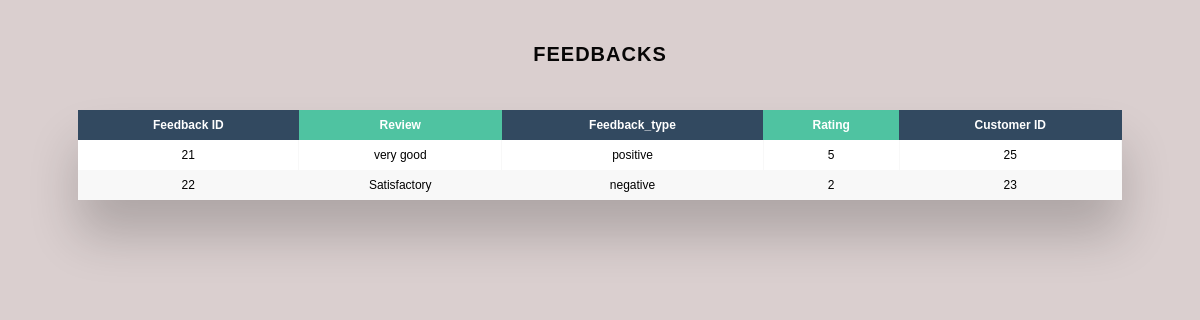
Page /EasyBill/fb.php on the committed database.
### tables this page shows
CREATE TABLE `feedback` (
  `Fid` int(255) NOT NULL,
  `Review` text NOT NULL,
  `Feedback_type` varchar(255) NOT NULL,
  `Rating` int(255) NOT NULL,
  `Cust_id` int(255) NOT NULL
);

### EasyBill/fb.php (the view, shortened to what this page needs)
<!DOCTYPE html>
<html lang="en">
<head>
    <link rel="stylesheet" href="fbcss.css">
</head>
<body>
<h1 class="hello">Feedbacks</h1>
<div class="table-wrapper">
    <table class="fl-table">
        <thead>
        <tr>
            <th>Feedback ID</th>
            <th>Review</th>
            <th>Feedback_type</th>
            <th>Rating</th>
            <th>Customer ID</th>
        </tr>
        </thead>
        <tbody>
        <?php
      include 'connection1.php';
      $selectquery = " SELECT * FROM feedback ";
      $query = mysqli_query($con,$selectquery);
       while($res = mysqli_fetch_array($query)){
           ?>
        <tr>
            <td><?php echo $res['Fid']; ?></td>
            <td><?php echo $res['Review']; ?></td>
            <td><?php echo $res['Feedback_type']; ?></td>
            <td><?php echo $res['Rating'];?></td>
            <td><?php echo $res['Cust_id'];?></td>
        </tr>
        <?php
       }
       ?>
    </table>
</div>
</body>
</html>

### EasyBill/fbcss.css (style rules this page uses)
* { box-sizing: border-box; -webkit-box-sizing: border-box; -moz-box-sizing: border-box; }
body { font-family: Helvetica; -webkit-font-smoothing: antialiased; background: rgb(218, 207, 207); }
.hello { text-align: center; font-size: 20px; text-transform: uppercase; letter-spacing: 1px; color: rgb(7, 6, 6); padding: 30px 0; }
.table-wrapper { margin: 10px 70px 70px; box-shadow: 0px 35px 50px rgba( 0, 0, 0, 0.2 ); }
.fl-table { border-radius: 5px; font-size: 12px; font-weight: normal; border: none; border-collapse: collapse; width: 100%; max-width: 100%; white-space: nowrap; background-color: white; }
.fl-table td, .fl-table th { text-align: center; padding: 8px; }
.fl-table td { border-right: 1px solid #f8f8f8; font-size: 12px; }
.fl-table thead th { color: #ffffff; background: #4FC3A1; }
.fl-table thead th:nth-child(odd) { color: #ffffff; background: #324960; }
.fl-table tr:nth-child(even) { background: #F8F8F8; }

### rows in the picture
feedback: Fid "21", Review "very good", Feedback_type "positive", Rating "5", Cust "25"
feedback: Fid "22", Review "Satisfactory", Feedback_type "negative", Rating "2", Cust "23"
